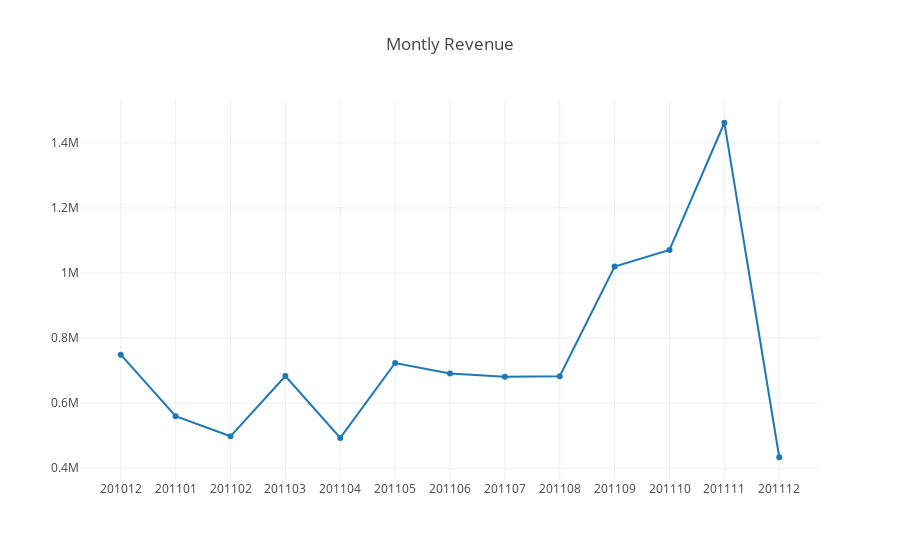

Notebook source saved alongside this figure:
### Markdown cell above
### Next, Let's do some visualization from this table !

### Code cell
#X and Y axis inputs for Plotly graph. We use Scatter for line graphs
plot_data = [go.Scatter(x=revenue_data['InvoiceYearMonth'], y=revenue_data['Revenue'],)]
plot_layout = go.Layout(xaxis={"type": "category"},title='Montly Revenue')

fig = go.Figure(data=plot_data, layout=plot_layout)
pyoff.iplot(fig)

### Figure 1 — Plotly figure (JSON) as saved in the notebook; plotly's stock layout.template omitted (floating-point values rounded to 4 significant figures)
{"data": [{"type": "scatter", "uid": "5c49a79a-bb86-4338-ab65-2d163307c6f1", "x": [201012, 201101, 201102, 201103, 201104, 201105, 201106, 201107, 201108, 201109, 201110, 201111, 201112], "y": [749000.0, 560000.0, 498100.0, 683300.0, 493200.0, 723300.0, 691100.0, 681300.0, 682700.0, 1020000.0, 1071000.0, 1462000.0, 433700.0]}], "layout": {"title": {"text": "Montly Revenue"}, "xaxis": {"type": "category"}}}
